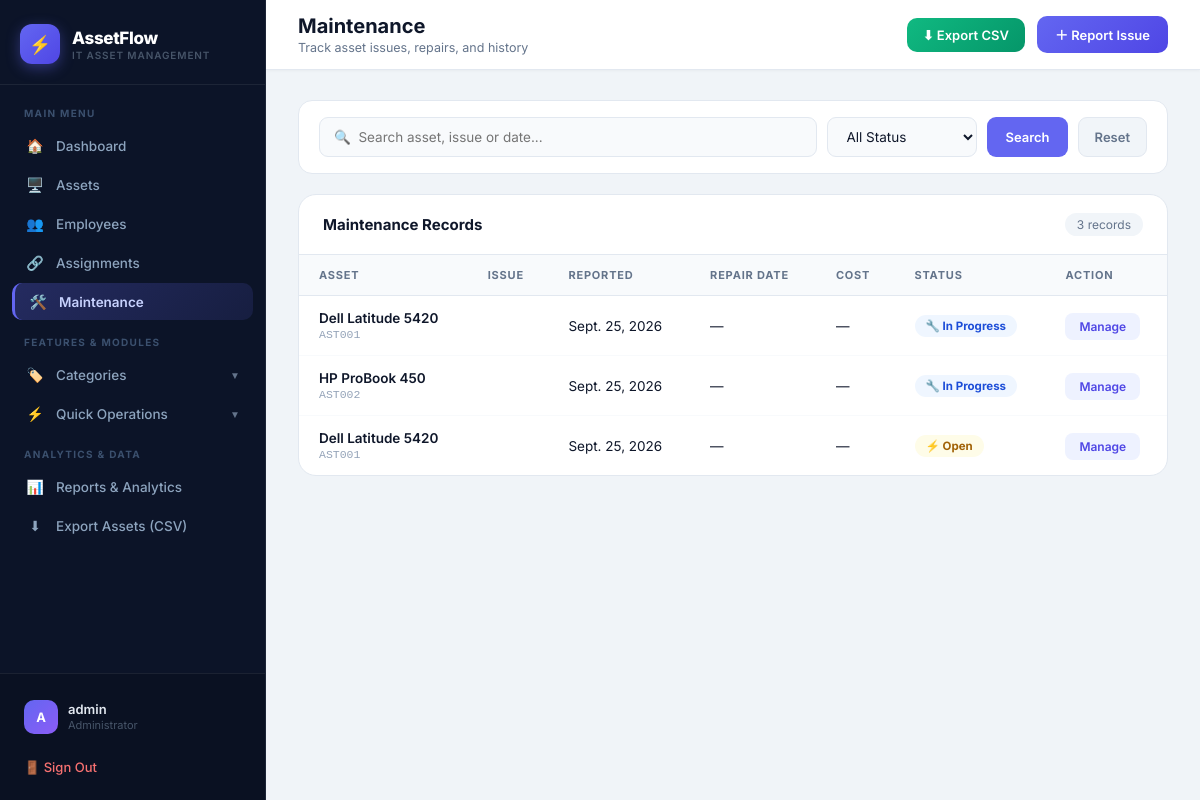
The app's page /maintenance/ (signed in) with its own data.
### assets/models.py (models this page shows, shortened)
class Maintenance(models.Model):
    STATUS_CHOICES = [
        ('Open', 'Open'),
        ('In Progress', 'In Progress'),
        ('Completed', 'Completed'),
        ('Retired', 'Retired'),
    ]
    asset = models.ForeignKey(Asset, on_delete=models.PROTECT)
    issue = models.TextField()
    reported_date = models.DateField()
    repair_date = models.DateField(null=True, blank=True)
    repair_cost = models.DecimalField(
        max_digits=10,
        decimal_places=2,
        default=0
    )
    status = models.CharField(
        max_length=20,
        choices=STATUS_CHOICES,
        default='Open'
    )
    remarks = models.TextField(blank=True)

class Asset(models.Model):
    STATUS_CHOICES = [
        ('Available', 'Available'),
        ('Assigned', 'Assigned'),
        ('Maintenance', 'Maintenance'),
        ('Retired', 'Retired'),
    ]
    asset_name = models.CharField(max_length=150)
    asset_code = models.CharField(max_length=50, unique=True)
    category = models.ForeignKey(Category, on_delete=models.PROTECT)
    brand = models.CharField(max_length=100)
    purchase_date = models.DateField()
    purchase_price = models.DecimalField(max_digits=10, decimal_places=2)
    status = models.CharField(
        max_length=20,
        choices=STATUS_CHOICES,
        default='Available'
    )

### assets/views.py (the view)
# urls.py: path('maintenance/', views.maintenance_list, name='maintenance_list'),
@login_required(login_url='login')
def maintenance_list(request):
    maintenance = Maintenance.objects.select_related('asset').all().order_by('-id')
    search = request.GET.get("search", "").strip()
    status = request.GET.get("status", "").strip()
    if search:
        maintenance = maintenance.filter(
            Q(asset__asset_name__icontains=search) |
            Q(asset__asset_code__icontains=search) |
            Q(issue__icontains=search)
        )
    if status:
        maintenance = maintenance.filter(status=status)
    return render(
        request,
        "assets/maintenance_list.html",
        {
            "maintenance": maintenance,
            "search": search,
            "status": status
        }
    )

### assets/templates/assets/maintenance_list.html (shortened to what this page needs)
{% extends "assets/base.html" %}
{% block nav_maintenance %}active{% endblock %}
{% block page_title %}Maintenance{% endblock %}
{% block page_subtitle %}Track asset issues, repairs, and history{% endblock %}
{% block topbar_actions %}
    <a href="{% url 'export_maintenance_csv' %}" class="btn-green">⬇ Export CSV</a>
    <a href="{% url 'add_maintenance' %}" class="btn-primary">＋ Report Issue</a>
{% endblock %}
{% block content %}
<form method="GET" class="search-bar">
    <input type="text" name="search" value="{{ search|default:'' }}" placeholder="🔍  Search asset, issue or date...">
    <select name="status">
        <option value="">All Status</option>
    </select>
    <button type="submit" class="btn-search">Search</button>
    <a href="{% url 'maintenance_list' %}" class="btn-reset">Reset</a>
</form>
<div class="table-card">
    <div class="table-head">
        <h2>Maintenance Records</h2>
        <span class="count">{{ maintenance|length }} records</span>
    </div>
    {% if maintenance %}
    <table>
        <thead><tr><th>Asset</th><th>Issue</th><th>Reported</th><th>Repair Date</th><th>Cost</th><th>Status</th><th>Action</th></tr></thead>
        <tbody>
        {% for item in maintenance %}
        <tr>
            <td><div class="asset-name">{{ item.asset.asset_name }}</div><div class="asset-code">{{ item.asset.asset_code }}</div></td>
            <td><div class="issue-text">{{ item.issue_description }}</div></td>
            <td>{{ item.reported_date }}</td>
            <td>{% if item.repair_date %}{{ item.repair_date }}{% else %}&mdash;{% endif %}</td>
            <td>{% if item.cost %}₹{{ item.cost }}{% else %}&mdash;{% endif %}</td>
            <td>
                {% if item.status == "Open" %}<span class="badge badge-open">⚡ Open</span>
                {% elif item.status == "In Progress" %}<span class="badge badge-prog">🔧 In Progress</span>
                {% else %}<span class="badge badge-done">✓ Completed</span>{% endif %}
            </td>
            <td><a href="{% url 'edit_maintenance' item.id %}" class="btn-manage">Manage</a></td>
        </tr>
        {% endfor %}
        </tbody>
    </table>
    {% else %}
    <div class="empty-state"><span class="e-icon">🛠️</span>No maintenance records found.</div>
    {% endif %}
</div>
{% endblock %}

### assets/templates/assets/base.html (shortened to what this page needs)
<!DOCTYPE html>
<html lang="en">
<head>
</head>
<body>
<aside class="sidebar" id="sidebar">
    <div class="sidebar-brand">
        <div class="sidebar-icon">⚡</div>
        <div class="sidebar-brand-text">
            <div class="name">AssetFlow</div>
            <div class="sub">IT Asset Management</div>
        </div>
    </div>
    <nav class="sidebar-nav">
        <div class="nav-label">Main Menu</div>
        <a href="{% url 'dashboard' %}" class="nav-a {% block nav_dashboard %}{% endblock %}"><span class="ico">🏠</span> <span>Dashboard</span></a>
        <a href="{% url 'assets_list' %}" class="nav-a {% block nav_assets %}{% endblock %}"><span class="ico">🖥️</span> <span>Assets</span></a>
        <a href="{% url 'employees_list' %}" class="nav-a {% block nav_employees %}{% endblock %}"><span class="ico">👥</span> <span>Employees</span></a>
        <a href="{% url 'assignments_list' %}" class="nav-a {% block nav_assignments %}{% endblock %}"><span class="ico">🔗</span> <span>Assignments</span></a>
        <a href="{% url 'maintenance_list' %}" class="nav-a {% block nav_maintenance %}{% endblock %}"><span class="ico">🛠️</span> <span>Maintenance</span></a>
        <div class="nav-label">Features &amp; Modules</div>
        <div class="nav-a nav-toggle-btn {% block nav_categories_open %}{% endblock %}" onclick="toggleSubNav('cat-subnav', this)">
            <div style="display:flex;align-items:center;gap:11px;">
                <span class="ico">🏷️</span> <span>Categories</span>
            </div>
            <span class="nav-toggle-arrow">▼</span>
        </div>
        <div class="nav-a nav-toggle-btn {% block nav_quick_open %}{% endblock %}" onclick="toggleSubNav('actions-subnav', this)">
            <div style="display:flex;align-items:center;gap:11px;">
                <span class="ico">⚡</span> <span>Quick Operations</span>
            </div>
            <span class="nav-toggle-arrow">▼</span>
        </div>
        <div class="nav-label">Analytics &amp; Data</div>
        <a href="{% url 'reports' %}" class="nav-a {% block nav_reports %}{% endblock %}"><span class="ico">📊</span> <span>Reports &amp; Analytics</span></a>
        <a href="{% url 'export_assets_csv' %}" class="nav-a {% block nav_export %}{% endblock %}"><span class="ico">⬇</span> <span>Export Assets (CSV)</span></a>
    </nav>
    <div class="sidebar-bottom">
        <div class="user-card">
            <div class="user-av">{{ request.user.username|slice:":1"|upper }}</div>
            <div>
                <div class="user-name">{{ request.user.username }}</div>
                <div class="user-role">Administrator</div>
            </div>
        </div>
        <a href="{% url 'logout' %}" class="logout-a">🚪 Sign Out</a>
    </div>
</aside>
<main class="main">
    <header class="topbar">
        <div style="display:flex;align-items:center;gap:14px;">
            <div class="tb-left">
                <h1>{% block page_title %}AssetFlow{% endblock %}</h1>
                <p>{% block page_subtitle %}{% endblock %}</p>
            </div>
        </div>
        <div class="tb-right">{% block topbar_actions %}{% endblock %}</div>
    </header>
    <div class="content">
        {% block content %}{% endblock %}
    </div>
</main>
</body>
</html>

### records on screen
Maintenance: asset.asset_name "Dell Latitude 5420", asset.asset_code "AST001", reported_date "Sept. 25, 2026", status "🔧 In Progress"
Maintenance: asset.asset_name "HP ProBook 450", asset.asset_code "AST002", reported_date "Sept. 25, 2026", status "🔧 In Progress"
Maintenance: asset.asset_name "Dell Latitude 5420", asset.asset_code "AST001", reported_date "Sept. 25, 2026", status "⚡ Open"

### other values on screen
{{ request.user.username|slice:":1"|upper }} "A"
{{ request.user.username }} "admin"
{{ maintenance|length }} "3"
